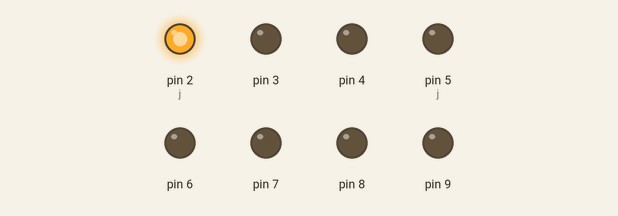
Recording of a sketch running on a simulated Arduino Uno, built with avr-gcc and run on an emulated ATmega328P. Shown: output pins drawn as LEDs (lit = HIGH).

Above: at 0.2 s.
At 0.8 s:
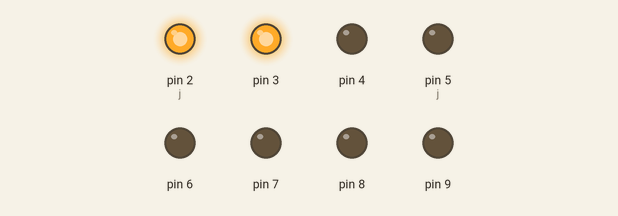
At 1.9 s:
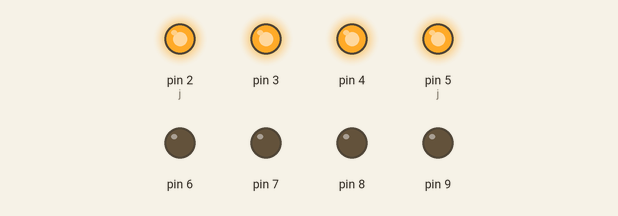
At 3.5 s:
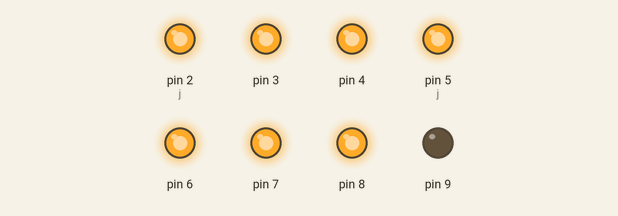
At 10.4 s:
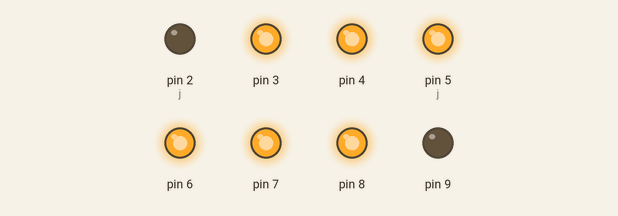
At 20.3 s:
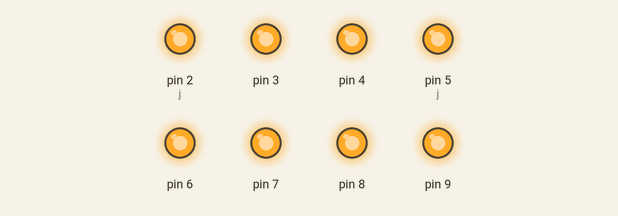
Timing chart, 0 to 21.1 s (numbered marks = the images above):
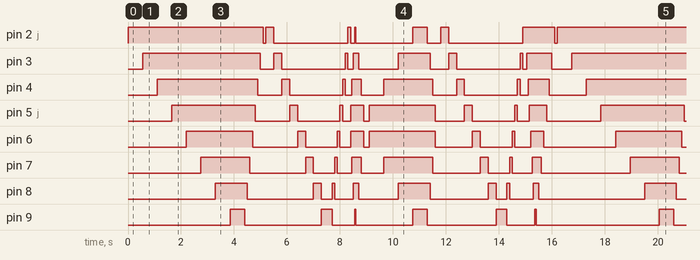

Measured:
- by itself, pin 9: repeats every 16.2 s: LOW 2.9 s, HIGH 0.40 s, LOW 0.85 s, HIGH 0.05 s, LOW 2.2 s, HIGH 0.55 s, LOW 2.6 s, HIGH 0.40 s, LOW 1.1 s, HIGH 0.05 s, LOW 4.7 s, HIGH 0.55 s
- by itself, pin 2 (j): repeats every 16.2 s: LOW 0.10 s, HIGH 0.30 s, LOW 2.8 s, HIGH 0.10 s, LOW 0.15 s, HIGH 0.05 s, LOW 2.2 s, HIGH 0.55 s, LOW 0.50 s, HIGH 0.30 s, LOW 2.8 s, HIGH 1.2 s, LOW 0.10 s, HIGH 5.1 s
- by itself, everything shown: repeats every 16.2 s, in 77 steps

The sketch:

NewYearLights.ino
```cpp
void setup()
{
  pinMode (2,OUTPUT) ;
  pinMode (3,OUTPUT) ;
  pinMode (4,OUTPUT) ;
  pinMode (5,OUTPUT) ;
  pinMode (6,OUTPUT) ;
  pinMode (7,OUTPUT) ;
  pinMode (8,OUTPUT) ;
  pinMode (9,OUTPUT);
}
int vrijeme=800;
void loop() {
firsec(vrijeme-=250);
onoff(vrijeme-=250);
lasteff(vrijeme-=250);
if(vrijeme<=50)vrijeme=800;
lasteff(vrijeme-=250);
onoff(vrijeme-=250);
firsec(vrijeme-=250);
if(vrijeme<=50)vrijeme=800;
}

void firsec(int vrijeme)
{
  for(int i=2;i<=9;i++)
  {
    digitalWrite(i,HIGH);
    delay (vrijeme);
  }
  vrijeme=100;
  for(int i=9;i>=2;i--)
{
  digitalWrite(i,LOW);
  delay(vrijeme);
}

}
void onoff(int vrijeme)
{
 for(int i=2;i<=9;i++)
{
  digitalWrite(i,HIGH);
  delay(vrijeme);
  digitalWrite(i,LOW);
}
vrijeme=100;
for(int i=9;i>=2;i--)
{

  digitalWrite(i,HIGH);
  delay(vrijeme);
  digitalWrite(i,LOW);

}
}
void lasteff(int vrijeme)
{
  for(int i=6, j=5;i<=9,j>=2;i++,j--){

  digitalWrite(i,HIGH);
  digitalWrite(j,HIGH);
  delay (vrijeme);
}
vrijeme=100;
for(int i=9, j=2;i<=6,j<=6;i--,j++){
  digitalWrite(i,LOW);
  digitalWrite(j,LOW);
  delay(vrijeme);
}
}
```
